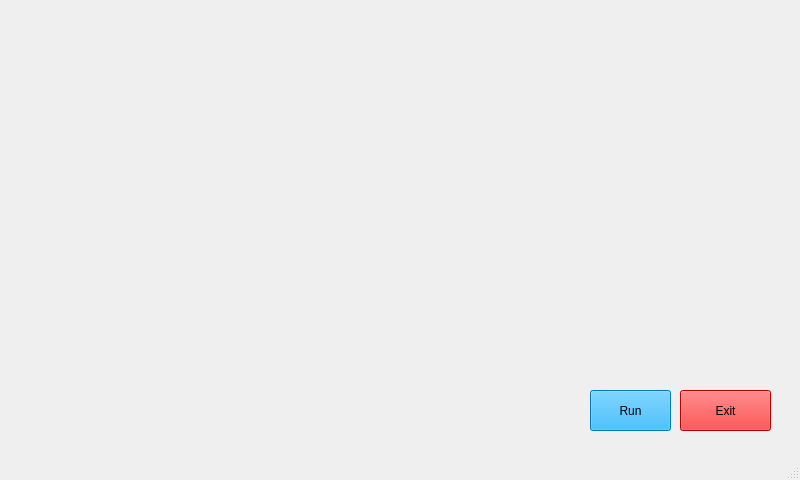
<?xml version="1.0" encoding="UTF-8"?>
<ui version="4.0">
 <class>MainWindow</class>
 <widget class="QMainWindow" name="MainWindow">
  <property name="geometry">
   <rect>
    <x>0</x>
    <y>0</y>
    <width>800</width>
    <height>480</height>
   </rect>
  </property>
  <property name="windowTitle">
   <string>MainWindow</string>
  </property>
  <widget class="QWidget" name="centralwidget">
   <widget class="QLabel" name="label">
    <property name="geometry">
     <rect>
      <x>0</x>
      <y>-100</y>
      <width>800</width>
      <height>600</height>
     </rect>
    </property>
    <property name="text">
     <string/>
    </property>
    <property name="pixmap">
     <pixmap>Jarvis/utils/images/main.gif</pixmap>
    </property>
    <property name="scaledContents">
     <bool>true</bool>
    </property>
   </widget>
   <widget class="QPushButton" name="pushButton">
    <property name="geometry">
     <rect>
      <x>590</x>
      <y>390</y>
      <width>81</width>
      <height>41</height>
     </rect>
    </property>
    <property name="styleSheet">
     <string notr="true">background-color: rgb(0, 170, 255);
font: 75 18pt &quot;MS Shell Dlg 2&quot;;</string>
    </property>
    <property name="text">
     <string>Run</string>
    </property>
   </widget>
   <widget class="QPushButton" name="pushButton_2">
    <property name="geometry">
     <rect>
      <x>680</x>
      <y>390</y>
      <width>91</width>
      <height>41</height>
     </rect>
    </property>
    <property name="styleSheet">
     <string notr="true">background-color:rgb(255, 0, 0);
font: 75 18pt &quot;MS Shell Dlg 2&quot;;</string>
    </property>
    <property name="text">
     <string>Exit</string>
    </property>
   </widget>
   <widget class="QTextBrowser" name="textBrowser">
    <property name="geometry">
     <rect>
      <x>0</x>
      <y>0</y>
      <width>111</width>
      <height>41</height>
     </rect>
    </property>
    <property name="styleSheet">
     <string notr="true">font: 75 9pt &quot;MS Shell Dlg 2&quot;;
color:white;
background-color:transparent;
border-radius:5px;
</string>
    </property>
   </widget>
   <widget class="QTextBrowser" name="textBrowser_2">
    <property name="geometry">
     <rect>
      <x>80</x>
      <y>0</y>
      <width>101</width>
      <height>41</height>
     </rect>
    </property>
    <property name="styleSheet">
     <string notr="true">font: 75 9pt &quot;MS Shell Dlg 2&quot;;
color:white;
background-color:transparent;
border-radius:5px;</string>
    </property>
   </widget>
   <widget class="QTextBrowser" name="textBrowser_3">
    <property name="geometry">
     <rect>
      <x>10</x>
      <y>280</y>
      <width>781</width>
      <height>111</height>
     </rect>
    </property>
    <property name="styleSheet">
     <string notr="true">font: 11pt &quot;MS Shell Dlg 2&quot;;
color:white;
background-color:transparent;
text-align:center;
border-radius:none;</string>
    </property>
   </widget>
  </widget>
  <widget class="QMenuBar" name="menubar">
   <property name="enabled">
    <bool>true</bool>
   </property>
   <property name="geometry">
    <rect>
     <x>0</x>
     <y>0</y>
     <width>800</width>
     <height>21</height>
    </rect>
   </property>
  </widget>
  <widget class="QStatusBar" name="statusbar">
   <property name="enabled">
    <bool>true</bool>
   </property>
  </widget>
 </widget>
 <resources/>
 <connections/>
</ui>
